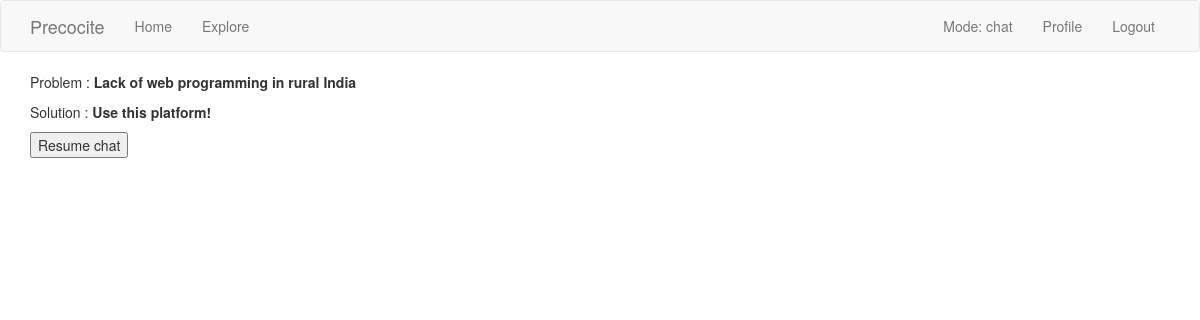
Before: /landing (signed in) with the older database file.
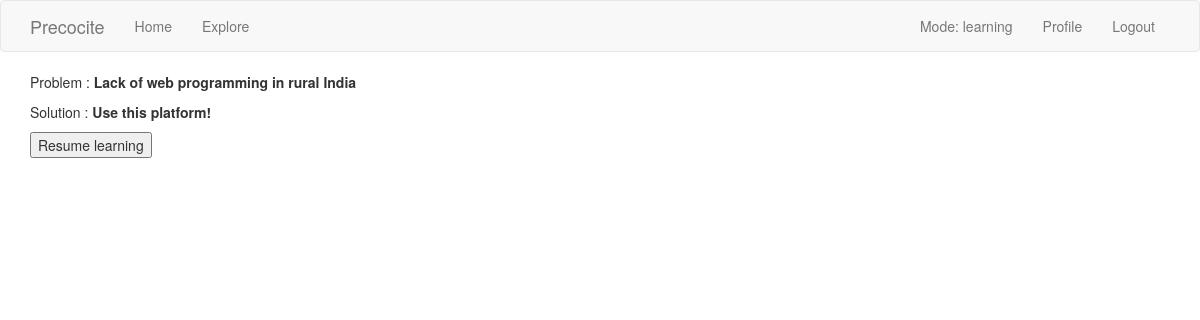
After: the same page with the newer database file.
### app/models.py (models this page shows, shortened)
class User(UserMixin, db.Model):
    id = db.Column(db.Integer, primary_key=True)
    username = db.Column(db.String(64), index=True, unique=True)
    email = db.Column(db.String(120), index=True, unique=True)
    password_hash = db.Column(db.String(128))
    posts = db.relationship('Post', backref='author', lazy='dynamic')
    about_me = db.Column(db.String(140))
    last_seen = db.Column(db.DateTime, default=datetime.utcnow)
    current_mode = db.Column(db.String(64))
    current_polarity = db.Column(db.Float)
    followed = db.relationship(
        'User', secondary=followers,
        primaryjoin=(followers.c.follower_id == id),
        secondaryjoin=(followers.c.followed_id == id),
        backref=db.backref('followers', lazy='dynamic'), lazy='dynamic')

### app/routes.py (the view)
@app.route('/')
@app.route('/landing')
@login_required
def landing():
    status = current_user.current_mode
    posts = [
        {
            'author': {'title': 'Problem'},
            'body': 'Lack of web programming in rural India'
        },
        {
            'author': {'title': 'Solution'},
            'body': 'Use this platform!'
        }
    ]
    return render_template("landing.html", status=status, title='Home Page', posts=posts)

### app/models.py (called while the page is built)
@login.user_loader
def load_user(id):
    return User.query.get(int(id))

### app/routes.py (called while the page is built)
@app.before_request
def before_request():
    if current_user.is_authenticated:
        current_user.last_seen = datetime.utcnow()
        db.session.commit()

### app/templates/landing.html
{% extends "base.html" %}
{% import 'bootstrap/wtf.html' as wtf %}
{% block app_content %}
    {% for post in posts %}
    <div><p>{{ post.author.title }} : <b>{{ post.body }}</b></p></div>
    {% endfor %}
    {% if status == 'viewer' %}
        <form action="{{ url_for('gs') }}">
    {% elif status == 'chat' %}
        <form action="{{ url_for('index') }}">
    {% elif status == 'learning' %}
        <form action="{{ url_for('sl') }}">
    {% elif status == 'working' %}
        <form action="{{ url_for('bc') }}">
    {% endif %}
            {% if status == 'viewer' %}
                <button name="Getting Started" type="submit">Get Started</button>
            {% else %}
                <button name="Getting Started" type="submit">Resume {{ status }}</button>
            {% endif %}
    </form>
{% endblock %}

### app/templates/base.html (shortened to what this page needs)
{% extends 'bootstrap/base.html' %}
{% block navbar %}
    <nav class="navbar navbar-default">
        <div class="container">
            <div class="navbar-header">
                <a class="navbar-brand" href="{{ url_for('landing') }}">Precocite</a>
            </div>
            <div class="collapse navbar-collapse" id="bs-example-navbar-collapse-1">
                <ul class="nav navbar-nav">
                    <li><a href="{{ url_for('landing') }}">Home</a></li>
                    <li><a href="{{ url_for('explore') }}">Explore</a></li>
                </ul>
                <ul class="nav navbar-nav navbar-right">
                    {% if current_user.is_anonymous %}
                    <li><a href="{{ url_for('login') }}">Login</a></li>
                    {% else %}
                    <li><a class="navbar-nav"> Mode: {{ current_user.current_mode }}</a></li>
                    <li><a href="{{ url_for('user', username=current_user.username) }}">Profile</a></li>
                    <li><a href="{{ url_for('logout') }}">Logout</a></li>
                    {% endif %}
                </ul>
            </div>
        </div>
    </nav>
{% endblock %}
{% block content %}
    <div class="container">
        {% block app_content %}{% endblock %}
    </div>
{% endblock %}

Changed rows visible on the page:
changed User: current_mode "chat" → "learning"
